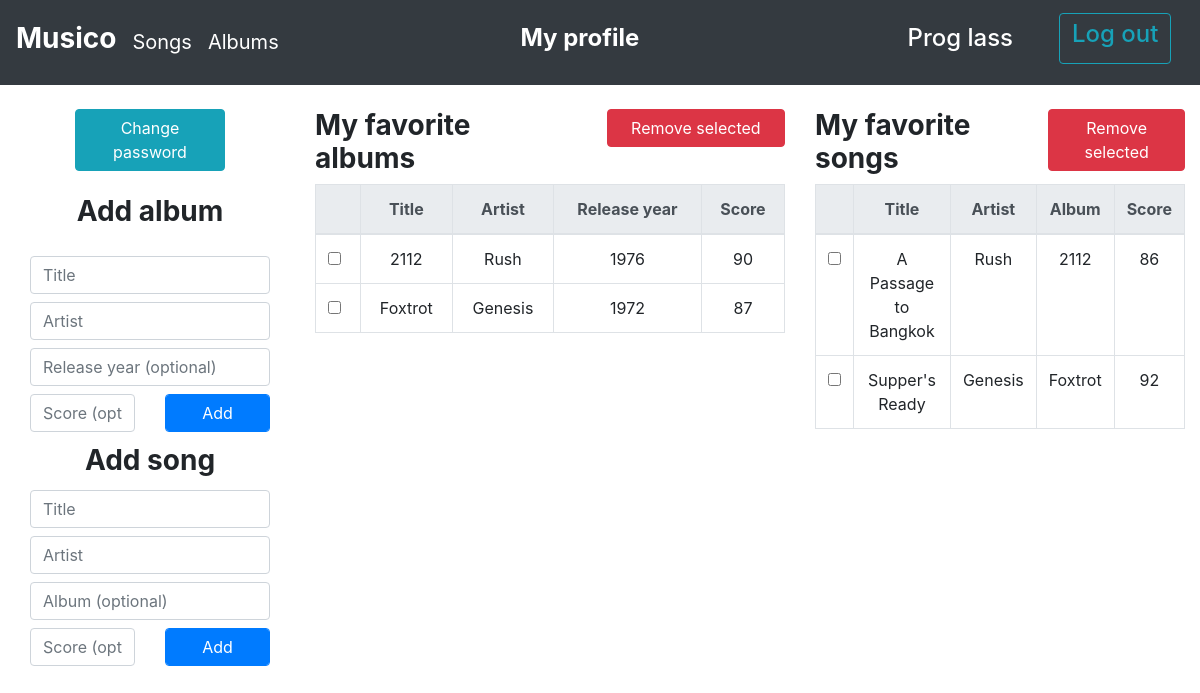
The page /profile (signed in) on the database its author committed.
### app/models.py (models this page shows, shortened)
class User(db.Model, UserMixin):
    id = db.Column(db.Integer, primary_key=True)
    username = db.Column(db.String(50), index=True)
    password = db.Column(db.BINARY)
    favorite_songs = db.relationship('FavoriteSong', back_populates='user')
    favorite_albums = db.relationship('FavoriteAlbum', back_populates='user')

class FavoriteAlbum(db.Model):
    user_id = db.Column(db.Integer, db.ForeignKey('user.id'), primary_key=True)
    album_id = db.Column(db.Integer, db.ForeignKey('album.id'), primary_key=True)
    user = db.relationship('User', back_populates='favorite_albums')
    album = db.relationship('Album', back_populates='favored')
    rating = db.Column(db.Float)

class Album(db.Model):
    id = db.Column(db.Integer, primary_key=True)
    title = db.Column(db.String(200), index=True)
    year_released = db.Column(db.Integer, index=True)
    artist_id = db.Column(db.Integer, db.ForeignKey('artist.id'))
    artist = db.relationship('Artist', back_populates='albums')
    songs = db.relationship('Song', back_populates='album')
    favored = db.relationship('FavoriteAlbum', back_populates='album')
    def __repr__(self):
        return self.title

class Artist(db.Model):
    id = db.Column(db.Integer, primary_key=True)
    name = db.Column(db.String(150), index=True)
    albums = db.relationship('Album', back_populates='artist')
    songs = db.relationship('Song', back_populates='artist')
    def __repr__(self):
        return self.name

class FavoriteSong(db.Model):
    user_id = db.Column(db.Integer, db.ForeignKey('user.id'), primary_key=True)
    song_id = db.Column(db.Integer, db.ForeignKey('song.id'), primary_key=True)
    user = db.relationship('User', back_populates='favorite_songs')
    song = db.relationship('Song', back_populates='favored')
    rating = db.Column(db.Float)

class Song(db.Model):
    id = db.Column(db.Integer, primary_key=True)
    title = db.Column(db.String(200), index=True)
    artist_id = db.Column(db.Integer, db.ForeignKey('artist.id'))
    artist = db.relationship('Artist', back_populates='songs')
    album_id = db.Column(db.Integer, db.ForeignKey('album.id'))
    album = db.relationship('Album', back_populates='songs')
    favored = db.relationship('FavoriteSong', back_populates='song')

### app/views.py (the view)
@app.route('/profile', methods=['GET', 'POST'])
@login_required
def profile():
    return base('profile', **load_profile())

### app/forms.py
class AlbumForm(FlaskForm):
    a_title = StringField('title', validators=[DataRequired(), Length(max=200)], render_kw={'placeholder': 'Title'})
    a_artist = StringField('artist', validators=[DataRequired(), Length(max=150)], render_kw={'placeholder': 'Artist'})
    year = IntegerField('year', validators=[Optional(), NumberRange(min=0, max=date.today().year + 1)], render_kw={'placeholder': 'Release year (optional)'})
    a_score = FloatField('rating', validators=[Optional(), NumberRange(min=0, max=100)], render_kw={'placeholder': 'Score (optional)'})
    a_submit = SubmitField('Add')

class SongForm(FlaskForm):
    s_title = StringField('title', validators=[DataRequired(), Length(max=200)], render_kw={'placeholder': 'Title'})
    s_artist = StringField('artist', validators=[DataRequired(), Length(max=150)], render_kw={'placeholder': 'Artist'})
    album = StringField('album', validators=[Optional(), Length(max=200)], render_kw={'placeholder': 'Album (optional)'})
    s_score = FloatField('rating', validators=[Optional(), NumberRange(min=0, max=100)], render_kw={'placeholder': 'Score (optional)'})
    s_submit = SubmitField('Add')

### app/utils.py (called while the page is built)
def base(page, **kwargs):
    if 'login' in request.form:
        return redirect(url_for('login'))
    if 'signup' in request.form:
        return redirect(url_for('signup'))
    if 'password' in request.form:
        return redirect(url_for('change_password'))
    if 'logout' in request.form:
        logout_user()
        return redirect(url_for('home'))
    return render_template(f"{page}.html", **kwargs)

def load_profile():
    user = User.query.get(int(session['_user_id']))
    album_form = AlbumForm()
    song_form = SongForm()
    if album_form.a_submit.data and album_form.validate_on_submit(): add_album(user, album_form)
    if song_form.s_submit.data and song_form.validate_on_submit(): add_song(user, song_form)
    if 'album_button' in request.form: remove_favorites(user, FavoriteAlbum, 'album')
    if 'song_button' in request.form: remove_favorites(user, FavoriteSong, 'song')
    return {'user': user, 'album_form': album_form, 'song_form': song_form}

### app/views.py (called while the page is built)
@login_manager.user_loader
def load_user(user_id):
    return User.query.get(int(user_id))

### app/templates/profile.html (shortened to what this page needs)
{% extends 'base.html' %}
{% block page %}My profile{% endblock %}
{% block content %}
<div class='container-fluid'>
<div class='row my-4'>
    <div class='col-lg-3 col-12'>
    <div class='row'>
        <div class='col-12'>
        <form action="" method="post" class='col-12 col-md-8 col-sm-10 offset-md-2 offset-sm-1'>
                <button type="submit" name="password" class="btn btn-info col-12">Change password</button>
        </form>
        </div>
        <div class='col-lg-12 col-md-6 col-12'>
        <h3 class="my-4"><center><b>Add album</b></center></h3>
        <form action="" method="post" name="add_album">
            <div class='container-fluid'>
                <div class='row py-1'>
                    <div class='col-12'>
                        {{ album_form.a_title(class_='form-control') }}
                    </div>
                </div>
                <div class='row py-1'>
                    <div class='col-12'>
                        {{ album_form.a_artist(class_='form-control') }}
                    </div>
                </div>
                <div class='row py-1'>
                    <div class='col-12'>
                        {{ album_form.year(class_='form-control') }}
                    </div>
                </div>
                <div class='row py-1'>
                    <div class='col-6'>
                        {{ album_form.a_score(class_='form-control') }}
                    </div>
                    <div class="col-6">
                        {{ album_form.a_submit(class_='form-control btn btn-primary col-12') }}
                    </div>
                </div>
                <div class='row py-1'>
                </div>
            </div>
        </form>
        </div>
        <div class='col-lg-12 col-md-6 col-12'>
        <h3><center><b>Add song</b></center></h3>
        <form action="" method="post" name="add_song">
            <div class='container-fluid'>
                <div class='row py-1'>
                    <div class='col-12'>
                        {{ song_form.s_title(class_='form-control') }}
                    </div>
                </div>
                <div class='row py-1'>
                    <div class='col-12'>
                        {{ song_form.s_artist(class_='form-control') }}
                    </div>
                </div>
                <div class='row py-1'>
                    <div class='col-12'>
                        {{ song_form.album(class_='form-control') }}
                    </div>
                </div>
                <div class="row py-1">
                    <div class='col-6'>
                        {{ song_form.s_score(class_='form-control') }}
                    </div>
                    <div class="col-6">
                        {{ song_form.s_submit(class_='form-control btn btn-primary col-12') }}
                    </div>
                </div>
            </div>
        </form>
    </div>
    </div>
    </div>
    <form action="" method="post" class='col-lg-5 col-md-10 col-12 offset-lg-0 offset-md-1 my-lg-0 my-5'>
        <table class="table table-hover table-bordered">
            <div class='row'>
                <div class='col-7'>
                    <h3><b>My favorite albums</b></h3>
                </div>
                <div class='col-5'>
                    <button type="submit" name="album_button" value="delete" class="btn btn-danger col-12">Remove selected</button>
                </div>
            </div>
            <thead class="thead-light">
                {% if user.favorite_albums|length == 0 %}
                <tr>
                    <th scope="col"><center>No albums have been added yet</center></th>
                </tr>
                {% else %}
                <tr>
                    <th scope="col"></th>
                    <th scope="col"><center>Title</center></th>
                    <th scope="col"><center>Artist</center></th>
                    <th scope="col"><center>Release year</center></th>
                    <th scope="col"><center>Score</center></th>
                </tr>
                {% endif %}
            </thead>
            <tbody>
                {% for album in user.favorite_albums %}
                <tr class="table", id="album,{{ album.album.id }}">
                    <td><input type="checkbox" name="album_id" , value="{{ album.album.id }}"></td>
                    <td align="center">{{ album.album.title }}</td>
                    <td align="center">{{ album.album.artist }}</td>
                    <td align="center">
                        {% if album.album.year_released != None %}{{ album.album.year_released }}{% endif %}
                    </td>
                    <td align="center" style="position: relative;">
                        {% if album.rating != None %}{{ "%.0f"|format(album.rating) }}{% endif %}
                    </td>
                </tr>
                {% endfor %}
            </tbody>
        </table>
    </form>
    <form action="" method="post" class='col-lg-4 col-md-10 col-12 offset-lg-0 offset-md-1 my-lg-0 my-5'>
        <table class="table table-hover table-bordered">
            <div class='row'>
                <div class='col-7'>
                    <h3><b>My favorite songs</b></h3>
                </div>
                <div class='col-5'>
                    <button type="submit" name="song_button" value="delete" class="btn btn-danger col-12">Remove selected</button>
                </div>
            </div>
            <thead class="thead-light">
                {% if user.favorite_songs|length == 0 %}
                <tr>
                    <th scope="col"><center>No Songs have been added yet</center></th>
                </tr>
                {% else %}
                <tr>
                    <th scope="col"></th>
                    <th scope="col"><center>Title</center></th>
                    <th scope="col"><center>Artist</center></th>
                    <th scope="col"><center>Album</center></th>
                    <th scope="col"><center>Score</center></th>
                </tr>
                {% endif %}
            </thead>
            <tbody>
                {% for song in user.favorite_songs %}
                <tr class="table", id="song,{{ song.song.id }}">
                    <td><input type="checkbox" name="song_id" , value="{{ song.song.id }}"></td>
                    <td align="center">{{ song.song.title }}</td>
                    <td align="center">{{ song.song.artist }}</td>
                    <td align="center">
                        {% if song.song.album != None %}{{ song.song.album }}{% endif %}
                    </td>
                    <td align="center" style="position: relative;">
                        {% if song.rating != None %}{{ "%.0f"|format(song.rating) }}{% endif %}
                    </td>
                </tr>
                {% endfor %}
            </tbody>
        </table>
    </form>
</div>
</div>
{% endblock %}

### app/templates/base.html (shortened to what this page needs)
<!DOCTYPE html>
<html>
<head>
  <link rel="stylesheet" href="https://stackpath.bootstrapcdn.com/bootstrap/4.2.1/css/bootstrap.min.css"
>
</head>
<body>
  <nav class="navbar navbar-expand-sm navbar-dark bg-dark" id='navbar-top'>
    <a class="navbar-brand" href="/"><h3><b>Musico</b></h3></a>
    <div class="collapse navbar-collapse" id="navbarSupportedContent">
      <ul class="navbar-nav mr-auto">
        <a class="navbar-brand" href="/songs">Songs</a>
        <a class="navbar-brand" href="/albums">Albums</a>
      </ul>
      <ul class="navbar-nav mr-auto">
        <div class="col-12 text-right">
          <a class="navbar-text text-white"><h4><b>{% block page %}{% endblock %}</b></h4></a>
        </div>
      </ul>
        <form action="", method="post">
          <ul class="row navbar-nav ml-4 text-right">
            {% if current_user.is_authenticated %}
            <div class="col-lg-6 col-md-6 col-sm-12">
              <a class='navbar-brand text-white py-lg-3 py-md-3' href="/profile"><h4>{{ current_user.username }}</h4></a>
            </div>
            <div class="col-lg-6 col-md-6 col-sm-12">
              <a class='navbar-brand text-white text-right'><button class="btn btn-outline-info" type="submit" name="logout"><h4>Log out</h4></button></a>
            </div>
            {% endif %}
        </ul>
      </form>
    </div>
  </nav>
  {% block content %}{% endblock %}
</body>
</html>

### rows shown on the page
User: username "Prog lass"
FavoriteAlbum: album "2112", album.artist "Rush", album.year_released "1976", rating "90"
FavoriteAlbum: album "Foxtrot", album.artist "Genesis", album.year_released "1972", rating "87"
FavoriteSong: song "A Passage to Bangkok", song.artist "Rush", song.album "2112", rating "86"
FavoriteSong: song "Supper's Ready", song.artist "Genesis", song.album "Foxtrot", rating "92"
